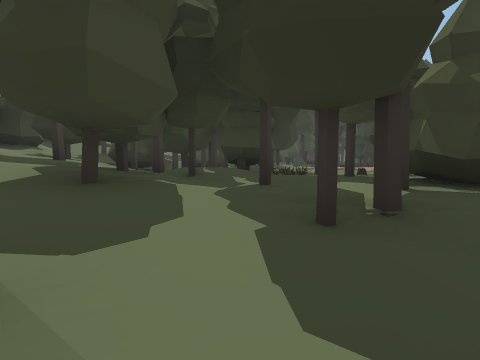
[1] (above)

24 first-person views from a walk through a Unity game level. The camera is 1.5 m above the floor, tilts 2° down and sees 85° across. The floor is counted in squares, 2 m on a side. Each view is taken from the middle of a square. On the plan, view 1 faces up. The plan holds only what a view shows up to about 9 squares ahead; the rest is blank. The place goes on beyond the plan. The player is left out. Some animated figures are left out.

[2]
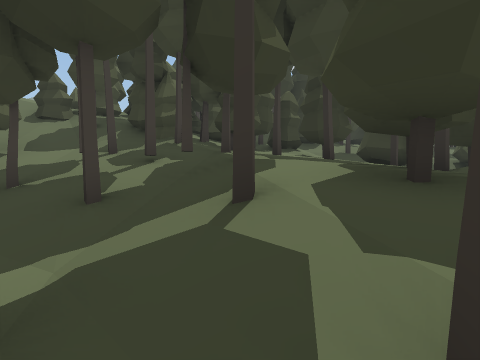

[3]
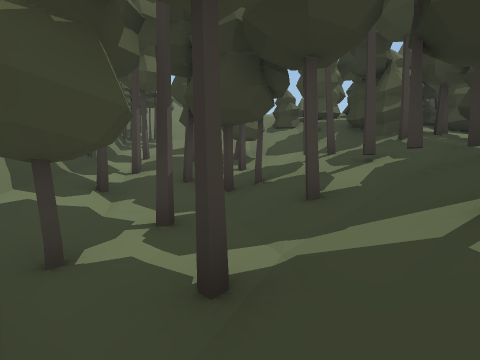

[4]
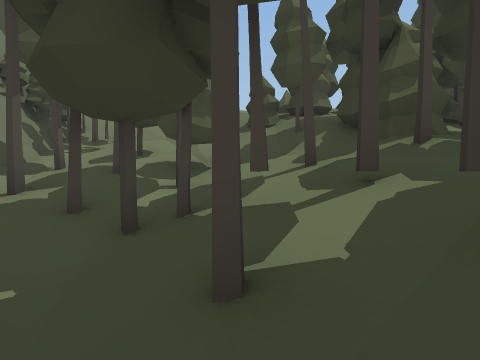

[5]
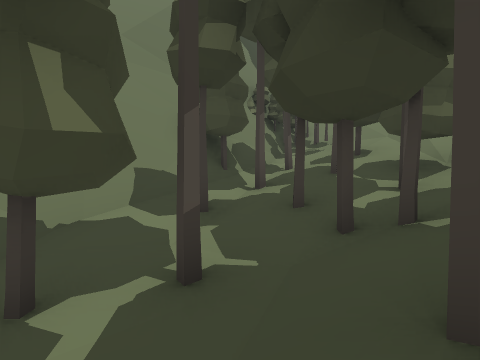

[6]
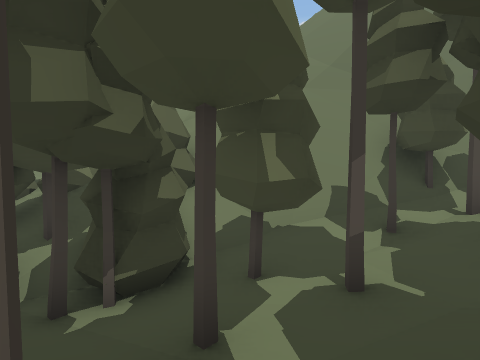

[7]
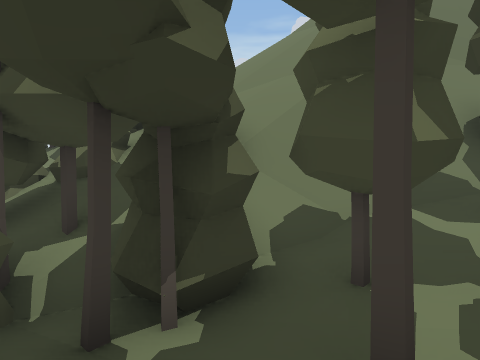

[8]
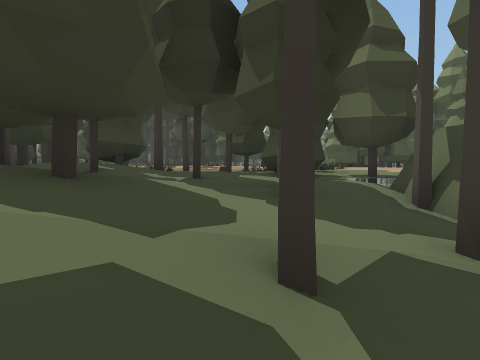

[9]
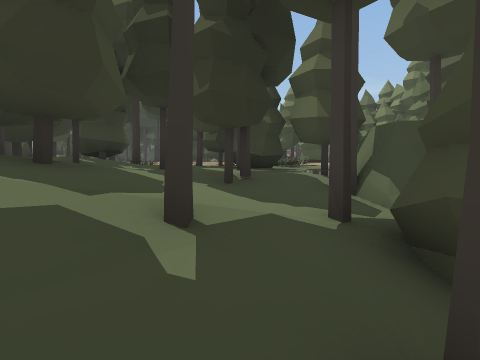

[10]
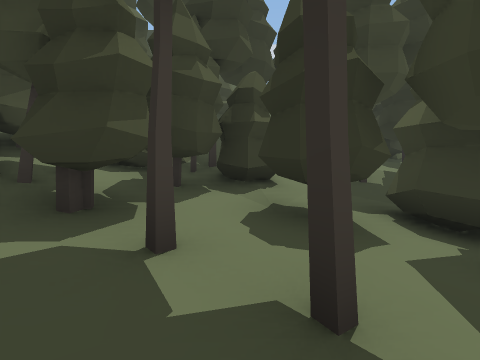

[11]
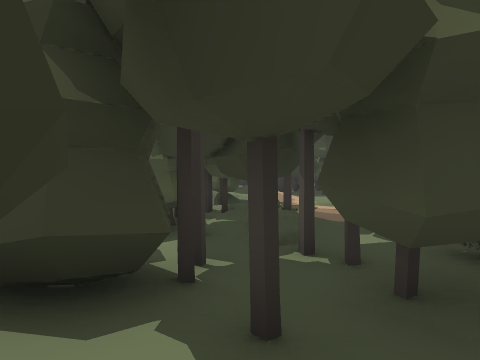

[12]
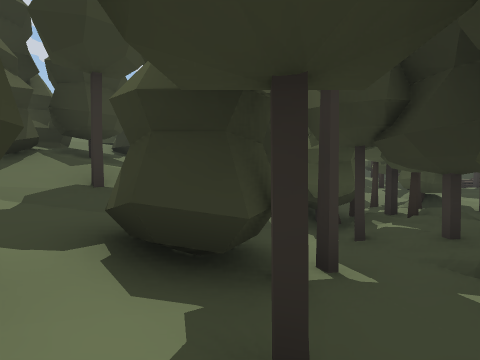

[13]
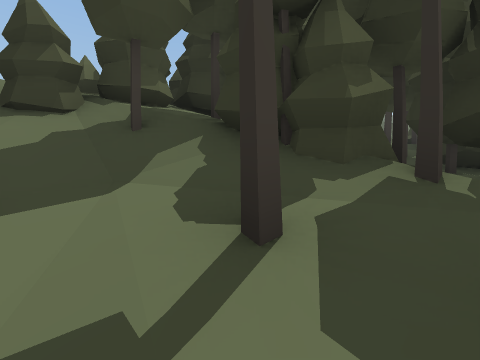

[14]
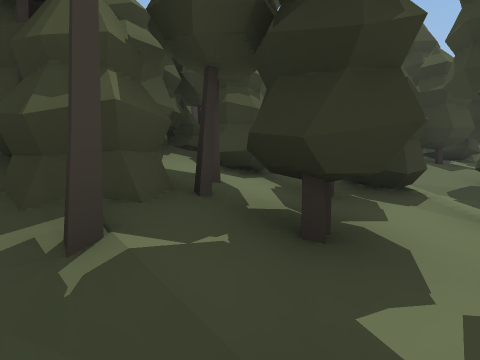

[15]
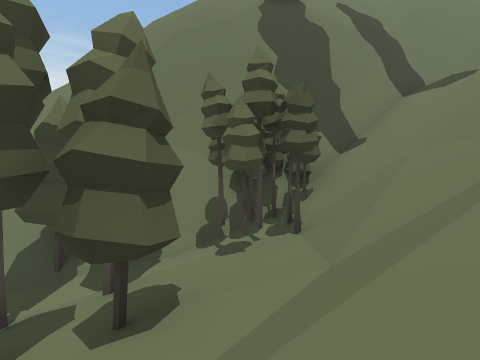

[16]
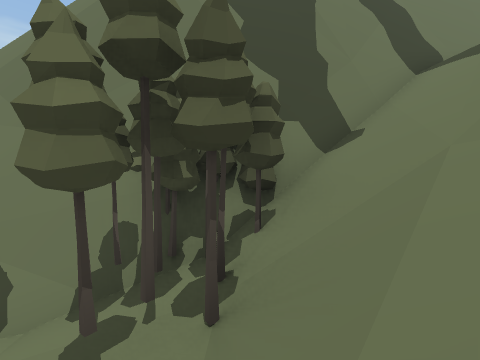

[17]
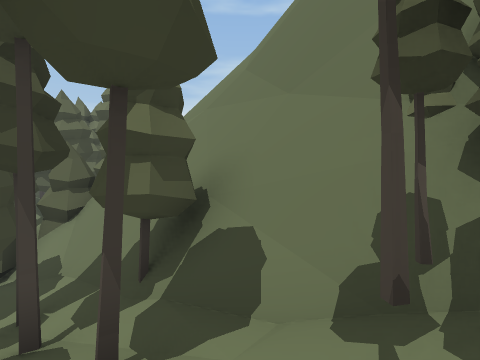

[18]
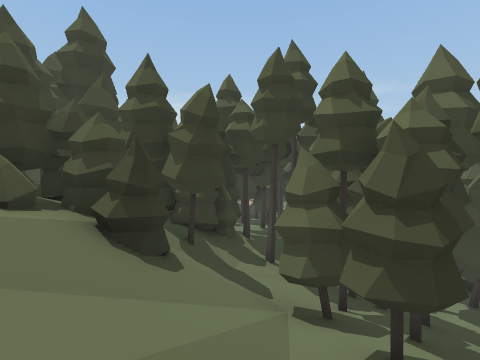

[19]
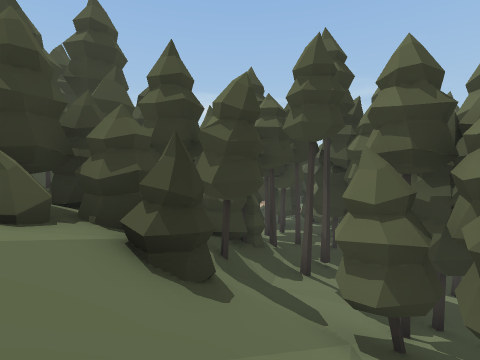

[20]
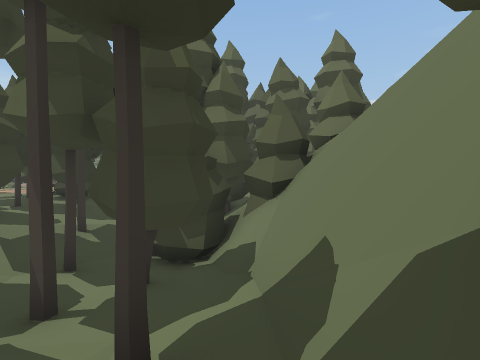

[21]
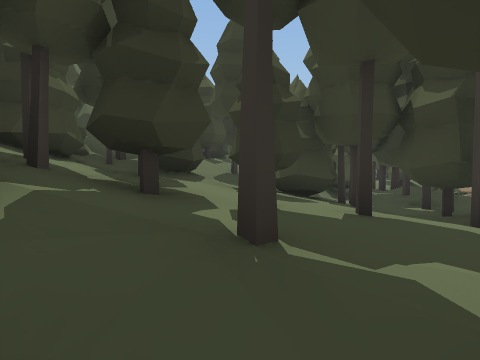

[22]
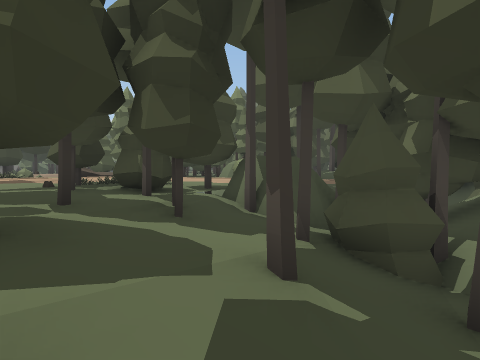

[23]
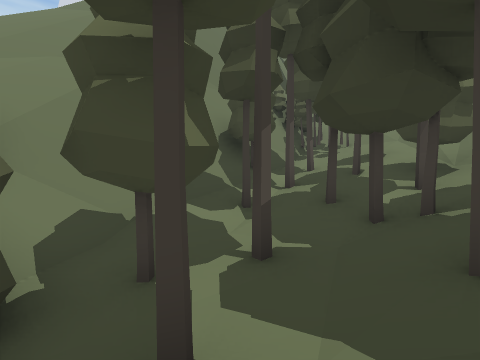

[24]
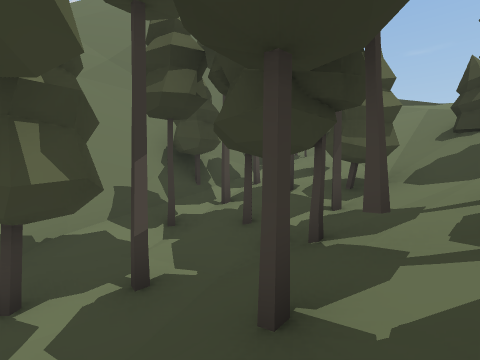

### Floor plan
Key: @ floor where view 1 was taken; # wall or solid block; . main floor; : floor 1 m higher than the main floor; - floor 1.5 m lower than the main floor; + floor 3.25 m higher than the main floor; / step, stairs or slope; = window, fence, low wall or low ledge; v drop or lower ground; T tree; O other object.
Columns run from 12 left of view 1 to 8 right of it. Each row starts with its distance up from view 1.
 15       O
 14      /T#
 13      TT#    .#
 12     TTT     TT
 11  ## TTT   #TTT .
 10  ## ##/T  TTTOO.
  9    // /:###OOT.
  8    //T#:##=T ...
  7     TT####T# T..O  TT
  6   #TT###..TTTTO.    T
  5 TTT##TTT.. TTTTT
  4 TTTT##T#..##  #T  O
  3 TT#T#T//..TTT.##T..
  2 /TT//T//T/#TTT #T..
  1 ////////T//T--T####
  0 ///TTTT/-T--@T##
 -1 ///#T T-T--TT###
 -2 ///T T//#T##TT#
 -3 //T T///==TTTTT
 -4 /T##########TTTT
 -5 #T## ##vv++T#   =#
 -6 #    ##===vTT##=##
 -7  vvvvv===#//
 -8 vvvvvv##///
 -9        #//
-10         //

Where each view was taken, in squares from view 1:
view 1: 0 up, 0 right, facing up
view 2: 0 up, 1 left, facing up-left
view 3: 0 up, 1 left, facing left
view 4: 1 up, 3 left, facing left
view 5: 1 up, 3 left, facing down-left
view 6: 2 up, 3 left, facing down
view 7: 1 up, 2 left, facing down
view 8: 0 up, 2 left, facing up-right
view 9: 1 down, 2 left, facing up-right
view 10: 4 up, 3 left, facing up-left
view 11: 6 up, 4 left, facing up-right
view 12: 6 up, 3 left, facing up
view 13: 1 up, 6 left, facing up-left
view 14: 3 up, 5 left, facing up-left
view 15: 1 up, 10 left, facing down
view 16: 1 down, 11 left, facing down
view 17: 2 down, 10 left, facing down-right
view 18: 2 down, 12 left, facing up-right
view 19: 1 down, 12 left, facing up-right
view 20: 3 down, 7 left, facing right
view 21: 2 up, 5 left, facing up
view 22: 1 up, 3 left, facing right
view 23: 1 up, 2 left, facing down-left
view 24: 2 up, 3 left, facing down-left
